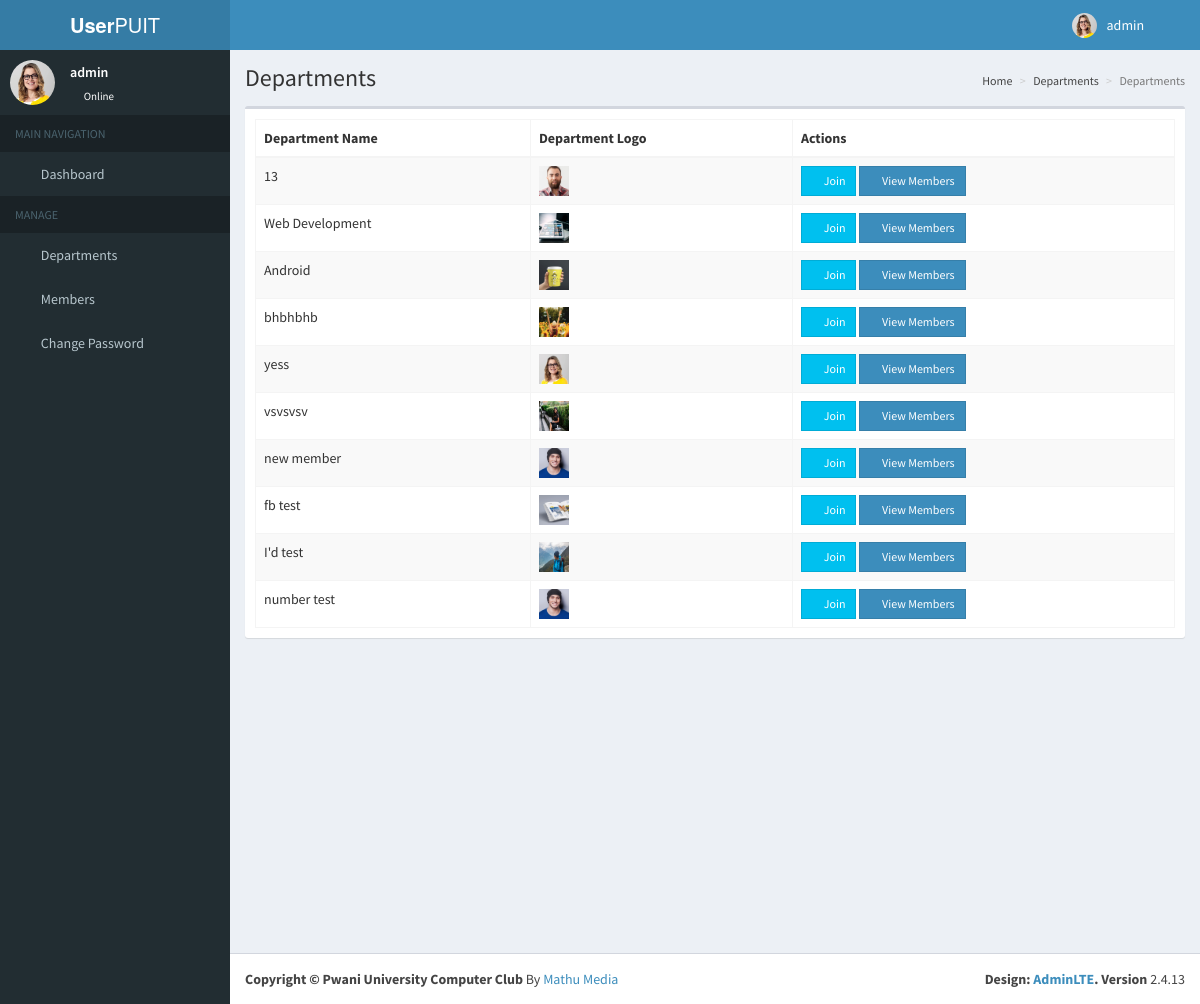
Page /departments.php (signed in) on the committed database.
### tables this page shows
CREATE TABLE `profile` (
  `id` int(11) NOT NULL,
  `member_id` varchar(255) NOT NULL,
  `course` varchar(255) NOT NULL,
  `year_of_study` varchar(255) NOT NULL,
  `skills` varchar(255) NOT NULL,
  `notes` varchar(255) NOT NULL,
  `photo` varchar(255) NOT NULL
);

CREATE TABLE `members` (
  `id` int(11) NOT NULL,
  `email` varchar(255) NOT NULL,
  `password` varchar(255) NOT NULL,
  `username` varchar(255) NOT NULL,
  `status` varchar(255) DEFAULT NULL,
  `created_on` timestamp NOT NULL DEFAULT CURRENT_TIMESTAMP,
  `department_id` int(11) NOT NULL
);

CREATE TABLE `departments` (
  `id` int(11) NOT NULL,
  `name` varchar(255) NOT NULL,
  `photo` varchar(255) NOT NULL
);

### departments.php (the view, shortened to what this page needs)
<?php include('includes/header.php');?>
   <div class="content-wrapper">
    <section class="content-header">
      <h1>
        Departments
      </h1>
      <ol class="breadcrumb">
      <li><a href="dashboard.php"><i class="fa fa-dashboard"></i> Home</a></li>
        <li><a href="departments">Departments</a></li>
        <li class="active">Departments</li>
      </ol>
    </section>
    <section class="content">
    <div class="row">
        <div class="col-md-12">
          <div class="box">
            <div class="box-body">
              <table id="example1" class="table table-bordered table-striped">
                <thead>
                  <th>Department Name</th>
                  <th>Department Logo</th>
                  <th>Actions</th>
                </thead>
                <tbody>
                  <?php
                    try{
                        $sql ='SELECT * FROM departments';
                        $stmt = $pdo->prepare($sql);
                        $stmt->execute();
                        foreach($stmt as $row){
                          $image = (!empty($row['photo'])) ? 'images/'.$row['photo'] : 'images/profile.jpg';
                          $membership = ($row['id']) ? '<a href="#join" data-toggle="modal" class="btn btn-info btn-sm jooin btn-flat" data-id='.$row['id'].' onclick="goDoSomething(this);"><i class="fa fa-send"></i> Join</a> ' : '<a href="#leave" class="btn btn-warning btn-sm join btn-flat"  data-toggle="modal" data-id='.$row['id'].' onclick="goDoSomething(this);"><i class="fa fa-send"></i>Leave</a>';
                          echo "
                            <tr>
                              <td>".$row['name']."</td>
                              <td>
                                <img src='".$image."' height='30px' width='30px'>
                              </td>
                              <td>
                              <script>
                              function goDoSomething(d){
                                  var ids=d.getAttribute('data-id');
                                  document.cookie = 'ids='+ids;
                                  //  alert(d.getAttribute('data-id'));
                              }
                          </script>
                                <a data-id='".$row['id']."'> ".$membership."</a>
                                <a href='department_members.php?department=".$row['id']."' role='button' class='btn btn-primary btn-sm  btn-flat' data-id='".$row['id']."' onclick='goDoSomething(this);'><i class='fa fa-search'></i> View Members</button>
                              </td>
                            </tr>
                          ";
                        }
                    }
                    catch(PDOException $e){
                      echo $e->getMessage();
                    }
                  ?>
                </tbody>
              </table>
            </div>
          </div>
        </div>
      </div>
    </section>
    </div>
    <?php include('includes/footer.php');?>

### includes/header.php (shortened to what this page needs)
<?php
  include('session.php');
  $sql = 'SELECT
               *, p.photo AS photo
            FROM
               members
            LEFT JOIN
               profile p ON members.id=p.member_id
             WHERE
              username =:username';
    $stmt = $pdo->prepare($sql);
    $stmt->execute(['username'=>$_SESSION['username']]);
    $row = $stmt->fetch();
?>
<!DOCTYPE html>
<html>
<head>
  <link rel="stylesheet" href="bower_components/bootstrap.min.css">
  <link rel="stylesheet" href="bower_components/font-awesome.min.css">
  <link rel="stylesheet" href="bower_components/ionicons.min.css">
  <link rel="stylesheet" href="bower_components/AdminLTE.min.css">
  <link rel="stylesheet" href="bower_components/_all-skins.min.css">
  <link rel="stylesheet" href="bower_components/morris.css">
  <link rel="stylesheet" href="bower_components/jquery-jvectormap.css">
  <link rel="stylesheet" href="bower_components/bootstrap-datepicker.min.css">
  <link rel="stylesheet" href="bower_components/daterangepicker.css">
  <link rel="stylesheet" href="plugins/bootstrap3-wysihtml5.min.css">
</head>
<body class="hold-transition skin-blue sidebar-mini">
<div class="wrapper">
  <header class="main-header">
    <a href="dashboard.php" class="logo">
      <span class="logo-lg"><b>User</b>PUIT</span>
    </a>
    <nav class="navbar navbar-static-top">
      <a href="#" class="sidebar-toggle" data-toggle="push-menu" role="button">
      </a>
      <div class="navbar-custom-menu">
        <ul class="nav navbar-nav">
          <li class="dropdown user user-menu">
            <a href="#" class="dropdown-toggle" data-toggle="dropdown">
            <img src="<?php echo (!empty($row['photo'])) ? 'images/'.$row['photo'] : 'images/profile.jpg'; ?>" class="user-image" alt="User Image">
              <span class="hidden-xs"><?php echo $row['username']; ?></span>
            </a>
          </li>
          <li>
            <a href="#" data-toggle="control-sidebar"><i class="fa fa-gears"></i></a>
          </li>
        </ul>
      </div>
    </nav>
  </header>
  <aside class="main-sidebar">
    <section class="sidebar">
      <div class="user-panel">
        <div class="pull-left image">
        <img src="<?php echo (!empty($row['photo'])) ? 'images/'.$row['photo'] : 'images/profile.jpg'; ?>" class="img-circle" alt="User Image">
        </div>
        <div class="pull-left info">
          <p><?php echo $row['username']; ?></p>
          <a href="#"><i class="fa fa-circle text-success"></i> Online</a>
        </div>
      </div>
      <ul class="sidebar-menu" data-widget="tree">
        <li class="header">MAIN NAVIGATION</li>
        <li id="treevieww">
          <a href="dashboard.php">
            <i class="fa fa-dashboard"></i> <span>Dashboard</span>
          </a>
        </li>
        <li class="header">MANAGE</li>
        <li class="treeview" id="treeview">
        <li id="treeview">
          <a href="departments.php">
            <i class="fa  fa-university"></i> <span>Departments</span>
          </a>
        </li>
        <li class="treeview" id="treeview">
          <a href="members.php">
            <i class="fa fa-users"></i> <span>Members</span>
            <span class="pull-right-container">
              <i class="fa fa-angle-left pull-right"></i>
            </span>
          </a>
        </li>
        <li id="treeview">
          <a href="change_password.php">
            <i class="fa   fa-lock"></i> <span>Change Password</span>
          </a>
        </li>
  </aside>

### includes/footer.php (shortened to what this page needs)
<footer class="main-footer">
    <div class="pull-right hidden-xs">
      <b>Design: <a href="https://adminlte.io">AdminLTE</a>. Version</b> 2.4.13
    </div>
    <strong>Copyright &copy; Pwani University Computer Club </strong> By<a href="https://mathumedia.com"> Mathu Media</a>
  </footer>
</div>
</body>
</html>

### rows in the picture
profile: photo (picture), member.username "admin"
departments: name "13", photo (picture)
departments: name "Web Development", photo (picture)
departments: name "Android", photo (picture)
departments: name "bhbhbhb", photo (picture)
departments: name "yess", photo (picture)
departments: name "vsvsvsv", photo (picture)
departments: name "new member", photo (picture)
departments: name "fb test", photo (picture)
departments: name "I'd test", photo (picture)
departments: name "number test", photo (picture)
